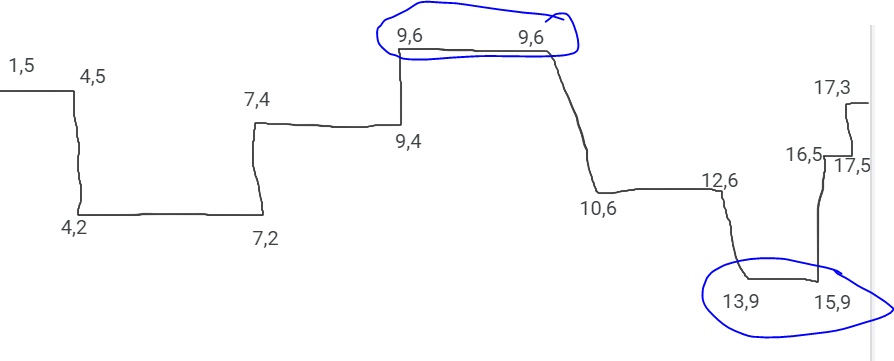
#> input picture image.png, 894 x 361 px
$ jupyter execute --allow-errors Untitled-1.ipynb
#> lines starting #> are read from the running program, lines starting #| are printed output that depends on the picture; after the words box and inside, x2 and y2 are one past the last pixel; in counts of white or black regions, pixels touching at a corner belong together
[cell 1]
import pandas as pd

[cell 2]
list=[(1,5),(4,5),(4,2),(7,4),(9,4),(9,6),(9,6),(10,6),(12,6),(13,9),(15,9),(16,5),(17,5),(17,3)]

[cell 3]
df=pd.DataFrame(list)

[cell 4]
df.drop_duplicates()

[cell 5]
df[1].max()
df.where(df[1]==9)
df.loc[9:]

[cell 6]
df[1].min()
df.where(df[1]==2)
df.loc(0)[2]

[cell 7]
import cv2
img=cv2.imread('image.png')
#> img is the input picture: shape (361, 894, 3); mean B, G, R 252.2, 250.8, 250.7

[cell 8]
import matplotlib.pyplot as plt

[cell 9]
plt.imshow(img)

[cell 10]
import numpy as np

[cell 11]
image=np.array(img)

[cell 12]
black = (0, 0, 0)
white = (255, 255, 255)
mask = cv2.inRange(image, black, white)
#> mask: shape (361, 894); every value is 255
result = cv2.bitwise_and(image, image, mask=mask)

[cell 13]
plt.imshow(result)

[cell 14]
import skimage
from skimage import io
three_colours = skimage.io.imread(fname="image.png")

#multiply the whole matrix by 128
three_colours = three_colours * 128
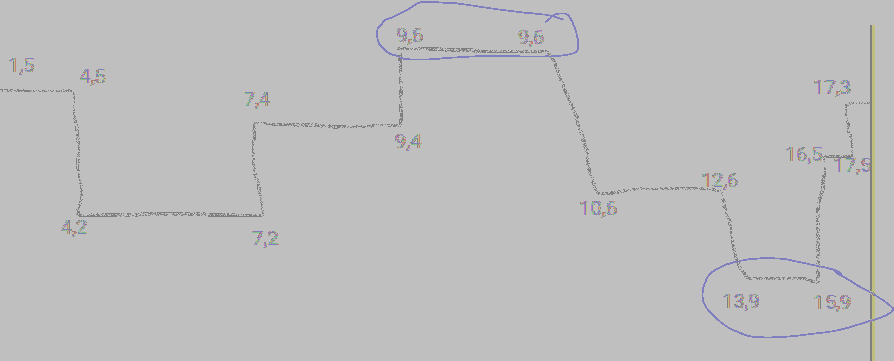
#> three_colours: shape (361, 894, 4); mean R, G, B, A 125.4, 125.3, 125.7, 128; transparent parts drawn white

# set the middle row (index 2) to the value of 255., so you end up with the values 0.,128.,and 255
three_colours[2,:] = 255.
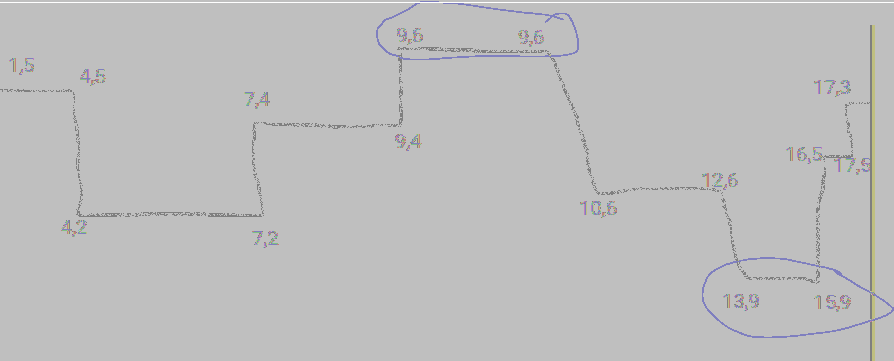
#> three_colours: shape (361, 894, 4); 0.28% of pixels changed, all inside (x1, y1, x2, y2) = (0, 2, 894, 3); transparent parts drawn white
fig, ax = plt.subplots()
plt.imshow(three_colours,cmap='gray')
print(three_colours)
#> (printed output is left out)

[cell 15]
import pandas as pd

#> (a cell that did not finish here is left out)

[cell 17]
N=len(df)
data = pd.DataFrame()
#> (the rest of this cell did not finish here and is left out)

[cell 18]
data.head()

#> (a cell that did not finish here is left out)

[cell 20]
data

#> (a cell that did not finish here is left out)

#> (a cell that did not finish here is left out)

[cell 23]
columns=pd.Index(['realgdp','infl','unemp'], name='item')

[cell 24]
columns

[cell 25]
data=data.reindex(columns=columns)

[cell 26]
data

#> (a cell that did not finish here is left out)

[cell 28]
data.index

[cell 29]
ldata=data.stack().reset_index().rename(columns={0: 'value'})

[cell 30]
ldata

[cell 31]
ldata[:10]

#> (a cell that did not finish here is left out)

#> (a cell that did not finish here is left out)

[cell 34]
plt.plot(np.arange(10))
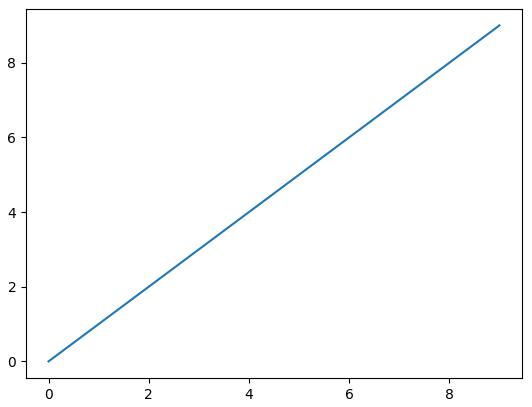
#> figure drawn by matplotlib, 1 panel; curve peaks at x = 9, y = 9

[cell 35]
circ = plt.Circle((0.7, 0.2), 0.15, color='b', alpha=0.3)

[cell 36]
circ

[cell 37]
fig = plt.figure()
ax = fig.add_subplot(1, 1, 1)
rect = plt.Rectangle((0.2, 0.75), 0.4, 0.15, color='k', alpha=0.3)
circ = plt.Circle((0.3, 0.2), 0.15, color='b', alpha=0.1)
pgon = plt.Polygon([[0.85, 0.15], [0.92, 0.96], [0.92, 0.96]],
 color='g', alpha=0.5)
ax.add_patch(rect)

ax.add_patch(pgon)
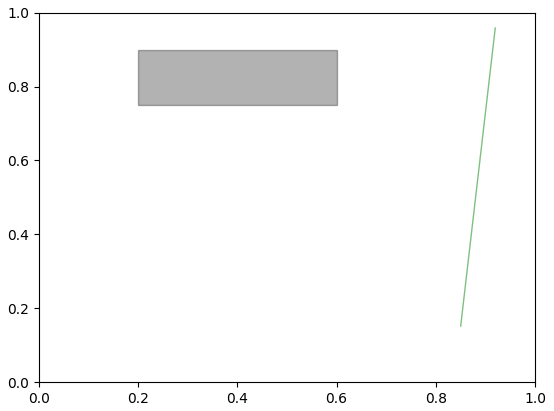
#> figure drawn by matplotlib, 1 panel

[cell 38]
import math
a=int(input())
#> the answer given: 3
x=(a-1)*3
y=math.ceil((a-1)/2)*3
print(x-y)

[cell 39]
(4+5+6)/4

[cell 40]
import tabula as tb

[cell 41]
tb.read_pdf('a.pdf')
#> (this line was passed over: tabula is not available in this run)
